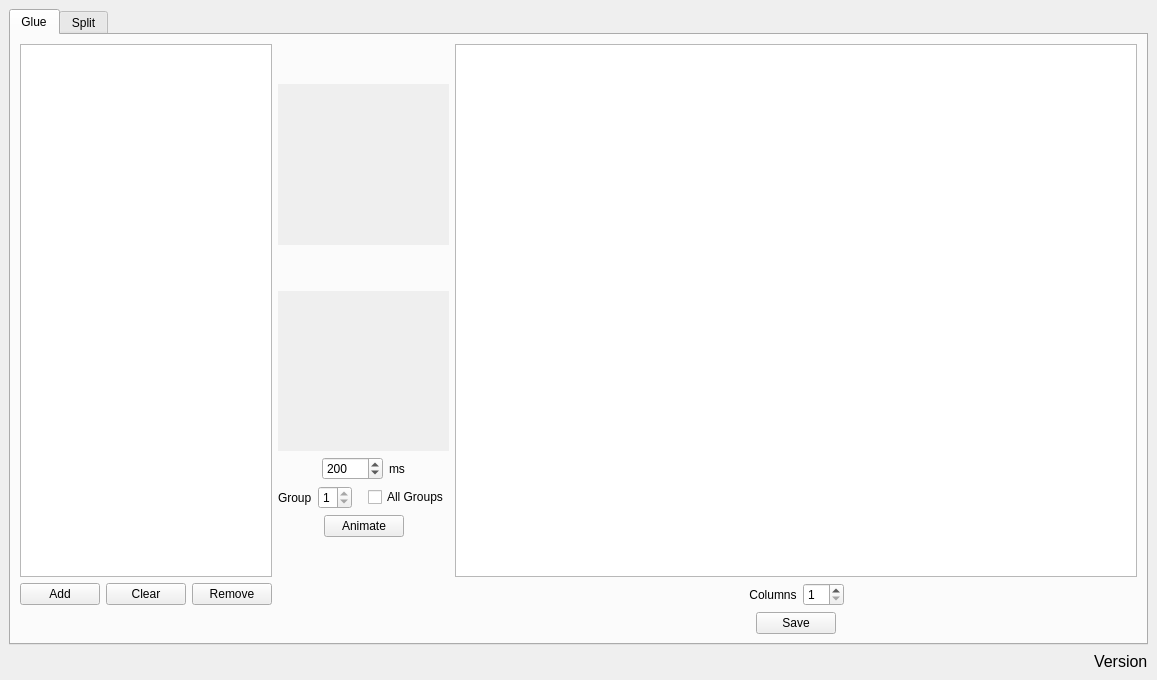
<?xml version="1.0" encoding="UTF-8"?>
<ui version="4.0">
 <class>MainWindow</class>
 <widget class="QMainWindow" name="MainWindow">
  <property name="geometry">
   <rect>
    <x>0</x>
    <y>0</y>
    <width>1157</width>
    <height>680</height>
   </rect>
  </property>
  <property name="windowTitle">
   <string>Sprite Tools</string>
  </property>
  <widget class="QWidget" name="centralwidget">
   <property name="sizePolicy">
    <sizepolicy hsizetype="Preferred" vsizetype="Preferred">
     <horstretch>0</horstretch>
     <verstretch>0</verstretch>
    </sizepolicy>
   </property>
   <layout class="QGridLayout" name="gridLayout" rowstretch="0,0,0" columnstretch="0">
    <item row="0" column="0">
     <layout class="QVBoxLayout" name="verticalLayout">
      <item>
       <widget class="QTabWidget" name="tabs">
        <property name="font">
         <font>
          <family>.AppleSystemUIFont</family>
         </font>
        </property>
        <property name="focusPolicy">
         <enum>Qt::ClickFocus</enum>
        </property>
        <property name="styleSheet">
         <string notr="true"/>
        </property>
        <property name="currentIndex">
         <number>0</number>
        </property>
        <widget class="QWidget" name="tab1">
         <attribute name="title">
          <string>Glue</string>
         </attribute>
         <layout class="QGridLayout" name="gridLayout_2" columnstretch="1,1,4">
          <item row="0" column="2">
           <layout class="QVBoxLayout" name="verticalLayout_4">
            <item>
             <widget class="QTableWidget" name="mergeTableWidget">
              <property name="enabled">
               <bool>true</bool>
              </property>
              <property name="focusPolicy">
               <enum>Qt::NoFocus</enum>
              </property>
              <property name="styleSheet">
               <string notr="true"/>
              </property>
              <property name="dragEnabled">
               <bool>false</bool>
              </property>
              <property name="dragDropMode">
               <enum>QAbstractItemView::NoDragDrop</enum>
              </property>
              <property name="selectionMode">
               <enum>QAbstractItemView::NoSelection</enum>
              </property>
              <property name="showGrid">
               <bool>false</bool>
              </property>
              <attribute name="horizontalHeaderVisible">
               <bool>false</bool>
              </attribute>
              <attribute name="verticalHeaderVisible">
               <bool>false</bool>
              </attribute>
             </widget>
            </item>
           </layout>
          </item>
          <item row="1" column="0">
           <layout class="QHBoxLayout" name="horizontalLayout" stretch="0,0,0">
            <item>
             <widget class="QPushButton" name="mergeAddImagesButton">
              <property name="toolTip">
               <string>&lt;html&gt;&lt;head/&gt;&lt;body&gt;&lt;p&gt;Test&lt;/p&gt;&lt;/body&gt;&lt;/html&gt;</string>
              </property>
              <property name="styleSheet">
               <string notr="true"/>
              </property>
              <property name="text">
               <string>Add</string>
              </property>
              <property name="autoDefault">
               <bool>false</bool>
              </property>
              <property name="default">
               <bool>false</bool>
              </property>
             </widget>
            </item>
            <item>
             <widget class="QPushButton" name="mergeClearImagesButton">
              <property name="text">
               <string>Clear</string>
              </property>
              <property name="autoDefault">
               <bool>false</bool>
              </property>
             </widget>
            </item>
            <item>
             <widget class="QPushButton" name="mergeRemoveImageButton">
              <property name="text">
               <string>Remove</string>
              </property>
              <property name="autoDefault">
               <bool>false</bool>
              </property>
             </widget>
            </item>
           </layout>
          </item>
          <item row="0" column="1">
           <layout class="QVBoxLayout" name="verticalLayout_2" stretch="0,1,0,1,0,0,0,0">
            <item>
             <spacer name="verticalSpacer">
              <property name="orientation">
               <enum>Qt::Vertical</enum>
              </property>
              <property name="sizeHint" stdset="0">
               <size>
                <width>20</width>
                <height>40</height>
               </size>
              </property>
             </spacer>
            </item>
            <item>
             <widget class="QFrame" name="frame_3">
              <property name="autoFillBackground">
               <bool>true</bool>
              </property>
              <property name="frameShape">
               <enum>QFrame::NoFrame</enum>
              </property>
              <property name="frameShadow">
               <enum>QFrame::Raised</enum>
              </property>
              <layout class="QGridLayout" name="gridLayout_6">
               <item row="1" column="0">
                <widget class="QLabel" name="mergeImagePreviewLabel">
                 <property name="minimumSize">
                  <size>
                   <width>1</width>
                   <height>1</height>
                  </size>
                 </property>
                 <property name="styleSheet">
                  <string notr="true"/>
                 </property>
                 <property name="text">
                  <string/>
                 </property>
                 <property name="alignment">
                  <set>Qt::AlignCenter</set>
                 </property>
                </widget>
               </item>
              </layout>
             </widget>
            </item>
            <item>
             <spacer name="verticalSpacer_2">
              <property name="orientation">
               <enum>Qt::Vertical</enum>
              </property>
              <property name="sizeHint" stdset="0">
               <size>
                <width>20</width>
                <height>40</height>
               </size>
              </property>
             </spacer>
            </item>
            <item>
             <widget class="QFrame" name="frame_2">
              <property name="autoFillBackground">
               <bool>true</bool>
              </property>
              <property name="frameShape">
               <enum>QFrame::NoFrame</enum>
              </property>
              <property name="frameShadow">
               <enum>QFrame::Raised</enum>
              </property>
              <layout class="QGridLayout" name="gridLayout_5">
               <item row="0" column="0">
                <widget class="QLabel" name="mergeAnimationPreviewLabel">
                 <property name="minimumSize">
                  <size>
                   <width>1</width>
                   <height>1</height>
                  </size>
                 </property>
                 <property name="styleSheet">
                  <string notr="true"/>
                 </property>
                 <property name="text">
                  <string/>
                 </property>
                 <property name="alignment">
                  <set>Qt::AlignCenter</set>
                 </property>
                </widget>
               </item>
              </layout>
             </widget>
            </item>
            <item>
             <layout class="QHBoxLayout" name="horizontalLayout_2" stretch="3,2,1,3">
              <item>
               <spacer name="horizontalSpacer_4">
                <property name="orientation">
                 <enum>Qt::Horizontal</enum>
                </property>
                <property name="sizeHint" stdset="0">
                 <size>
                  <width>40</width>
                  <height>20</height>
                 </size>
                </property>
               </spacer>
              </item>
              <item>
               <widget class="QSpinBox" name="mergeDelaySpinBox">
                <property name="baseSize">
                 <size>
                  <width>5</width>
                  <height>5</height>
                 </size>
                </property>
                <property name="focusPolicy">
                 <enum>Qt::ClickFocus</enum>
                </property>
                <property name="readOnly">
                 <bool>false</bool>
                </property>
                <property name="minimum">
                 <number>100</number>
                </property>
                <property name="maximum">
                 <number>10000</number>
                </property>
                <property name="singleStep">
                 <number>10</number>
                </property>
                <property name="value">
                 <number>200</number>
                </property>
               </widget>
              </item>
              <item>
               <widget class="QLabel" name="label_7">
                <property name="text">
                 <string>ms</string>
                </property>
               </widget>
              </item>
              <item>
               <spacer name="horizontalSpacer_5">
                <property name="orientation">
                 <enum>Qt::Horizontal</enum>
                </property>
                <property name="sizeHint" stdset="0">
                 <size>
                  <width>40</width>
                  <height>20</height>
                 </size>
                </property>
               </spacer>
              </item>
             </layout>
            </item>
            <item>
             <layout class="QHBoxLayout" name="horizontalLayout_14">
              <item>
               <widget class="QLabel" name="label_6">
                <property name="text">
                 <string>Group</string>
                </property>
               </widget>
              </item>
              <item>
               <widget class="QSpinBox" name="mergePlayGroupSpinBox">
                <property name="focusPolicy">
                 <enum>Qt::ClickFocus</enum>
                </property>
                <property name="minimum">
                 <number>1</number>
                </property>
                <property name="maximum">
                 <number>1</number>
                </property>
               </widget>
              </item>
              <item>
               <spacer name="horizontalSpacer_21">
                <property name="orientation">
                 <enum>Qt::Horizontal</enum>
                </property>
                <property name="sizeHint" stdset="0">
                 <size>
                  <width>40</width>
                  <height>20</height>
                 </size>
                </property>
               </spacer>
              </item>
              <item>
               <widget class="QCheckBox" name="mergePlayAllGroupsCheckBox">
                <property name="text">
                 <string>All Groups</string>
                </property>
               </widget>
              </item>
             </layout>
            </item>
            <item>
             <layout class="QHBoxLayout" name="horizontalLayout_3">
              <item>
               <spacer name="horizontalSpacer_2">
                <property name="orientation">
                 <enum>Qt::Horizontal</enum>
                </property>
                <property name="sizeHint" stdset="0">
                 <size>
                  <width>40</width>
                  <height>20</height>
                 </size>
                </property>
               </spacer>
              </item>
              <item>
               <widget class="QPushButton" name="mergeAnimateButton">
                <property name="text">
                 <string>Animate</string>
                </property>
               </widget>
              </item>
              <item>
               <spacer name="horizontalSpacer">
                <property name="orientation">
                 <enum>Qt::Horizontal</enum>
                </property>
                <property name="sizeHint" stdset="0">
                 <size>
                  <width>40</width>
                  <height>20</height>
                 </size>
                </property>
               </spacer>
              </item>
             </layout>
            </item>
            <item>
             <spacer name="verticalSpacer_3">
              <property name="orientation">
               <enum>Qt::Vertical</enum>
              </property>
              <property name="sizeHint" stdset="0">
               <size>
                <width>20</width>
                <height>40</height>
               </size>
              </property>
             </spacer>
            </item>
           </layout>
          </item>
          <item row="1" column="1">
           <layout class="QHBoxLayout" name="horizontalLayout_6" stretch="0">
            <item>
             <spacer name="horizontalSpacer_3">
              <property name="orientation">
               <enum>Qt::Horizontal</enum>
              </property>
              <property name="sizeHint" stdset="0">
               <size>
                <width>40</width>
                <height>20</height>
               </size>
              </property>
             </spacer>
            </item>
           </layout>
          </item>
          <item row="0" column="0">
           <layout class="QVBoxLayout" name="verticalLayout_3">
            <item>
             <widget class="QListWidget" name="mergeFileListWidget">
              <property name="enabled">
               <bool>true</bool>
              </property>
              <property name="focusPolicy">
               <enum>Qt::ClickFocus</enum>
              </property>
              <property name="styleSheet">
               <string notr="true"/>
              </property>
              <property name="dragEnabled">
               <bool>true</bool>
              </property>
              <property name="dragDropMode">
               <enum>QAbstractItemView::InternalMove</enum>
              </property>
              <property name="alternatingRowColors">
               <bool>false</bool>
              </property>
             </widget>
            </item>
           </layout>
          </item>
          <item row="1" column="2">
           <layout class="QHBoxLayout" name="horizontalLayout_4">
            <item>
             <spacer name="horizontalSpacer_10">
              <property name="orientation">
               <enum>Qt::Horizontal</enum>
              </property>
              <property name="sizeHint" stdset="0">
               <size>
                <width>40</width>
                <height>20</height>
               </size>
              </property>
             </spacer>
            </item>
            <item>
             <widget class="QLabel" name="label_5">
              <property name="text">
               <string>Columns</string>
              </property>
              <property name="alignment">
               <set>Qt::AlignCenter</set>
              </property>
             </widget>
            </item>
            <item>
             <widget class="QSpinBox" name="mergeColumnSpinBox">
              <property name="focusPolicy">
               <enum>Qt::ClickFocus</enum>
              </property>
              <property name="minimum">
               <number>1</number>
              </property>
              <property name="value">
               <number>1</number>
              </property>
             </widget>
            </item>
            <item>
             <spacer name="horizontalSpacer_11">
              <property name="orientation">
               <enum>Qt::Horizontal</enum>
              </property>
              <property name="sizeHint" stdset="0">
               <size>
                <width>40</width>
                <height>20</height>
               </size>
              </property>
             </spacer>
            </item>
           </layout>
          </item>
          <item row="2" column="2">
           <layout class="QHBoxLayout" name="horizontalLayout_7">
            <item>
             <spacer name="horizontalSpacer_7">
              <property name="orientation">
               <enum>Qt::Horizontal</enum>
              </property>
              <property name="sizeHint" stdset="0">
               <size>
                <width>40</width>
                <height>20</height>
               </size>
              </property>
             </spacer>
            </item>
            <item>
             <widget class="QPushButton" name="mergeSaveButton">
              <property name="text">
               <string>Save</string>
              </property>
              <property name="autoDefault">
               <bool>true</bool>
              </property>
             </widget>
            </item>
            <item>
             <spacer name="horizontalSpacer_6">
              <property name="orientation">
               <enum>Qt::Horizontal</enum>
              </property>
              <property name="sizeHint" stdset="0">
               <size>
                <width>40</width>
                <height>20</height>
               </size>
              </property>
             </spacer>
            </item>
           </layout>
          </item>
         </layout>
        </widget>
        <widget class="QWidget" name="tab2">
         <attribute name="title">
          <string>Split</string>
         </attribute>
         <layout class="QGridLayout" name="gridLayout_3" rowstretch="0,0,0,0,0,0" columnstretch="0,0,5,1" columnminimumwidth="0,0,0,0">
          <item row="5" column="2">
           <layout class="QHBoxLayout" name="horizontalLayout_8" stretch="0,0,0">
            <item>
             <spacer name="horizontalSpacer_8">
              <property name="orientation">
               <enum>Qt::Horizontal</enum>
              </property>
              <property name="sizeHint" stdset="0">
               <size>
                <width>40</width>
                <height>20</height>
               </size>
              </property>
             </spacer>
            </item>
            <item>
             <widget class="QPushButton" name="splitSaveButton">
              <property name="sizePolicy">
               <sizepolicy hsizetype="Minimum" vsizetype="Fixed">
                <horstretch>0</horstretch>
                <verstretch>0</verstretch>
               </sizepolicy>
              </property>
              <property name="text">
               <string>Save</string>
              </property>
             </widget>
            </item>
            <item>
             <spacer name="horizontalSpacer_15">
              <property name="orientation">
               <enum>Qt::Horizontal</enum>
              </property>
              <property name="sizeHint" stdset="0">
               <size>
                <width>40</width>
                <height>20</height>
               </size>
              </property>
             </spacer>
            </item>
           </layout>
          </item>
          <item row="2" column="2">
           <layout class="QHBoxLayout" name="horizontalLayout_10">
            <item>
             <spacer name="horizontalSpacer_12">
              <property name="orientation">
               <enum>Qt::Horizontal</enum>
              </property>
              <property name="sizeHint" stdset="0">
               <size>
                <width>40</width>
                <height>20</height>
               </size>
              </property>
             </spacer>
            </item>
            <item>
             <widget class="QSpinBox" name="splitColumnSpinBox">
              <property name="focusPolicy">
               <enum>Qt::ClickFocus</enum>
              </property>
              <property name="minimum">
               <number>1</number>
              </property>
             </widget>
            </item>
            <item>
             <widget class="QLabel" name="label">
              <property name="text">
               <string>Columns</string>
              </property>
             </widget>
            </item>
            <item>
             <widget class="QSpinBox" name="splitRowSpinBox">
              <property name="focusPolicy">
               <enum>Qt::ClickFocus</enum>
              </property>
              <property name="minimum">
               <number>1</number>
              </property>
             </widget>
            </item>
            <item>
             <widget class="QLabel" name="label_2">
              <property name="text">
               <string>Rows</string>
              </property>
             </widget>
            </item>
            <item>
             <spacer name="horizontalSpacer_13">
              <property name="orientation">
               <enum>Qt::Horizontal</enum>
              </property>
              <property name="sizeHint" stdset="0">
               <size>
                <width>40</width>
                <height>20</height>
               </size>
              </property>
             </spacer>
            </item>
           </layout>
          </item>
          <item row="0" column="2">
           <layout class="QVBoxLayout" name="verticalLayout_5">
            <item>
             <widget class="QTableWidget" name="splitTableWidget">
              <property name="focusPolicy">
               <enum>Qt::StrongFocus</enum>
              </property>
              <property name="selectionMode">
               <enum>QAbstractItemView::NoSelection</enum>
              </property>
              <property name="showGrid">
               <bool>false</bool>
              </property>
              <attribute name="horizontalHeaderVisible">
               <bool>false</bool>
              </attribute>
              <attribute name="horizontalHeaderHighlightSections">
               <bool>false</bool>
              </attribute>
              <attribute name="horizontalHeaderShowSortIndicator" stdset="0">
               <bool>false</bool>
              </attribute>
              <attribute name="verticalHeaderVisible">
               <bool>false</bool>
              </attribute>
              <attribute name="verticalHeaderHighlightSections">
               <bool>false</bool>
              </attribute>
              <attribute name="verticalHeaderShowSortIndicator" stdset="0">
               <bool>false</bool>
              </attribute>
             </widget>
            </item>
            <item>
             <layout class="QHBoxLayout" name="horizontalLayout_5" stretch="0,0,0">
              <item>
               <widget class="QPushButton" name="splitAddImageButtton">
                <property name="text">
                 <string>Add</string>
                </property>
               </widget>
              </item>
              <item>
               <widget class="QPushButton" name="splitClearImageButton">
                <property name="text">
                 <string>Clear</string>
                </property>
               </widget>
              </item>
              <item>
               <spacer name="horizontalSpacer_9">
                <property name="orientation">
                 <enum>Qt::Horizontal</enum>
                </property>
                <property name="sizeHint" stdset="0">
                 <size>
                  <width>40</width>
                  <height>20</height>
                 </size>
                </property>
               </spacer>
              </item>
             </layout>
            </item>
           </layout>
          </item>
          <item row="0" column="3">
           <layout class="QVBoxLayout" name="verticalLayout_6" stretch="0,0,1,0,1,0,0,0">
            <item>
             <layout class="QHBoxLayout" name="horizontalLayout_12">
              <item>
               <spacer name="horizontalSpacer_19">
                <property name="orientation">
                 <enum>Qt::Horizontal</enum>
                </property>
                <property name="sizeHint" stdset="0">
                 <size>
                  <width>40</width>
                  <height>20</height>
                 </size>
                </property>
               </spacer>
              </item>
             </layout>
            </item>
            <item>
             <spacer name="verticalSpacer_6">
              <property name="orientation">
               <enum>Qt::Vertical</enum>
              </property>
              <property name="sizeHint" stdset="0">
               <size>
                <width>20</width>
                <height>40</height>
               </size>
              </property>
             </spacer>
            </item>
            <item>
             <widget class="QFrame" name="frame_5">
              <property name="autoFillBackground">
               <bool>true</bool>
              </property>
              <property name="frameShape">
               <enum>QFrame::NoFrame</enum>
              </property>
              <property name="frameShadow">
               <enum>QFrame::Raised</enum>
              </property>
              <layout class="QGridLayout" name="gridLayout_7">
               <item row="0" column="0">
                <widget class="QLabel" name="splitImagePreviewLabel">
                 <property name="minimumSize">
                  <size>
                   <width>1</width>
                   <height>1</height>
                  </size>
                 </property>
                 <property name="styleSheet">
                  <string notr="true"/>
                 </property>
                 <property name="text">
                  <string/>
                 </property>
                 <property name="alignment">
                  <set>Qt::AlignCenter</set>
                 </property>
                </widget>
               </item>
              </layout>
             </widget>
            </item>
            <item>
             <spacer name="verticalSpacer_5">
              <property name="orientation">
               <enum>Qt::Vertical</enum>
              </property>
              <property name="sizeHint" stdset="0">
               <size>
                <width>20</width>
                <height>40</height>
               </size>
              </property>
             </spacer>
            </item>
            <item>
             <widget class="QFrame" name="frame_6">
              <property name="autoFillBackground">
               <bool>true</bool>
              </property>
              <property name="frameShape">
               <enum>QFrame::NoFrame</enum>
              </property>
              <property name="frameShadow">
               <enum>QFrame::Raised</enum>
              </property>
              <layout class="QGridLayout" name="gridLayout_8">
               <item row="0" column="0">
                <widget class="QLabel" name="splitAnimationPreviewLabel">
                 <property name="minimumSize">
                  <size>
                   <width>1</width>
                   <height>1</height>
                  </size>
                 </property>
                 <property name="styleSheet">
                  <string notr="true"/>
                 </property>
                 <property name="text">
                  <string/>
                 </property>
                 <property name="alignment">
                  <set>Qt::AlignCenter</set>
                 </property>
                </widget>
               </item>
              </layout>
             </widget>
            </item>
            <item>
             <layout class="QHBoxLayout" name="horizontalLayout_9">
              <item>
               <spacer name="horizontalSpacer_16">
                <property name="orientation">
                 <enum>Qt::Horizontal</enum>
                </property>
                <property name="sizeHint" stdset="0">
                 <size>
                  <width>40</width>
                  <height>20</height>
                 </size>
                </property>
               </spacer>
              </item>
              <item>
               <widget class="QSpinBox" name="splitDelaySpinBox">
                <property name="focusPolicy">
                 <enum>Qt::ClickFocus</enum>
                </property>
                <property name="minimum">
                 <number>100</number>
                </property>
                <property name="maximum">
                 <number>10000</number>
                </property>
                <property name="value">
                 <number>200</number>
                </property>
               </widget>
              </item>
              <item>
               <widget class="QLabel" name="label_3">
                <property name="text">
                 <string>ms</string>
                </property>
               </widget>
              </item>
              <item>
               <spacer name="horizontalSpacer_14">
                <property name="orientation">
                 <enum>Qt::Horizontal</enum>
                </property>
                <property name="sizeHint" stdset="0">
                 <size>
                  <width>40</width>
                  <height>20</height>
                 </size>
                </property>
               </spacer>
              </item>
             </layout>
            </item>
            <item>
             <layout class="QHBoxLayout" name="horizontalLayout_13">
              <item>
               <widget class="QLabel" name="label_4">
                <property name="text">
                 <string>Group</string>
                </property>
               </widget>
              </item>
              <item>
               <widget class="QSpinBox" name="splitPlayGroupSpinBox">
                <property name="enabled">
                 <bool>true</bool>
                </property>
                <property name="focusPolicy">
                 <enum>Qt::ClickFocus</enum>
                </property>
                <property name="minimum">
                 <number>1</number>
                </property>
                <property name="maximum">
                 <number>1</number>
                </property>
               </widget>
              </item>
              <item>
               <spacer name="horizontalSpacer_20">
                <property name="orientation">
                 <enum>Qt::Horizontal</enum>
                </property>
                <property name="sizeHint" stdset="0">
                 <size>
                  <width>40</width>
                  <height>20</height>
                 </size>
                </property>
               </spacer>
              </item>
              <item>
               <widget class="QCheckBox" name="splitPlayAllGroupsCheckBox">
                <property name="text">
                 <string>All Groups</string>
                </property>
                <property name="checked">
                 <bool>false</bool>
                </property>
                <property name="tristate">
                 <bool>false</bool>
                </property>
               </widget>
              </item>
             </layout>
            </item>
            <item>
             <layout class="QHBoxLayout" name="horizontalLayout_11">
              <item>
               <spacer name="horizontalSpacer_17">
                <property name="orientation">
                 <enum>Qt::Horizontal</enum>
                </property>
                <property name="sizeHint" stdset="0">
                 <size>
                  <width>40</width>
                  <height>20</height>
                 </size>
                </property>
               </spacer>
              </item>
              <item>
               <widget class="QPushButton" name="splitAnimateButton">
                <property name="text">
                 <string>Animate</string>
                </property>
               </widget>
              </item>
              <item>
               <spacer name="horizontalSpacer_18">
                <property name="orientation">
                 <enum>Qt::Horizontal</enum>
                </property>
                <property name="sizeHint" stdset="0">
                 <size>
                  <width>40</width>
                  <height>20</height>
                 </size>
                </property>
               </spacer>
              </item>
             </layout>
            </item>
           </layout>
          </item>
         </layout>
        </widget>
       </widget>
      </item>
     </layout>
    </item>
    <item row="1" column="0">
     <layout class="QHBoxLayout" name="horizontalLayout_15">
      <item>
       <spacer name="horizontalSpacer_22">
        <property name="orientation">
         <enum>Qt::Horizontal</enum>
        </property>
        <property name="sizeHint" stdset="0">
         <size>
          <width>40</width>
          <height>20</height>
         </size>
        </property>
       </spacer>
      </item>
      <item>
       <widget class="QLabel" name="hyperlinkText">
        <property name="font">
         <font>
          <pointsize>12</pointsize>
         </font>
        </property>
        <property name="text">
         <string>Version</string>
        </property>
       </widget>
      </item>
     </layout>
    </item>
   </layout>
  </widget>
 </widget>
 <resources/>
 <connections/>
</ui>
